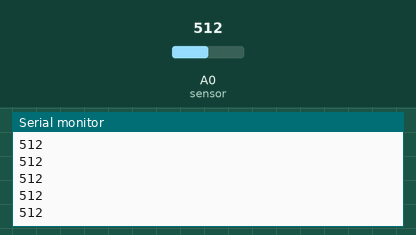
Recording of a sketch running on a simulated Arduino Uno, built with avr-gcc and run on an emulated ATmega328P. On the bench: the last lines printed to the serial monitor. The test bench sets the inputs (shaded band); at power-on: A0 (sensor) = 512.

Above: at 1.2 s.
1.3 s: A0 (sensor) set to 716
At 1.31 s:
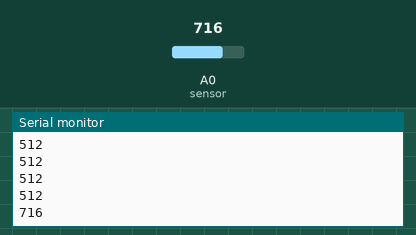
2.8 s: A0 (sensor) set to 900
At 2.81 s:
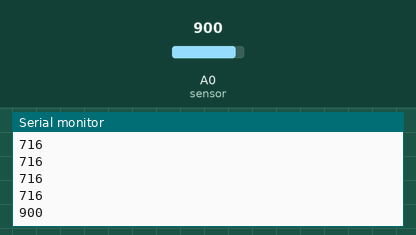
Timing chart, 0 to 5.8 s (numbered marks = the images above; inputs shaded):
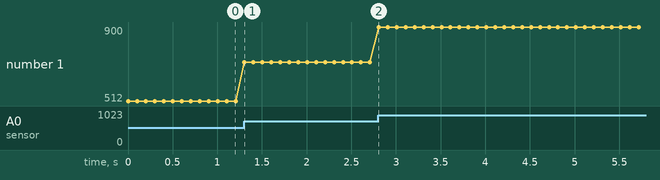

The sketch:

P3_GraficaDatosArduino.ino
```cpp
int sensor = A0; //Fotoresistencia/LDR-Potenciometro
void setup() {
  // put your setup code here, to run once:
  Serial.begin(9600);
}

int valor_sensor;
void loop() {
  // put your main code here, to run repeatedly:
  valor_sensor = analogRead(sensor);
  Serial.println(valor_sensor);
  delay(100);
}
```

Measured:
- after the input at 1.3 s, the serial monitor: prints a new line at once (image 1)
- after the input at 2.8 s, the serial monitor: prints a new line at once (image 2)
- plotted number 1: 512 → 716 after the input at 1.3 s, 716 → 900 after the input at 2.8 s
